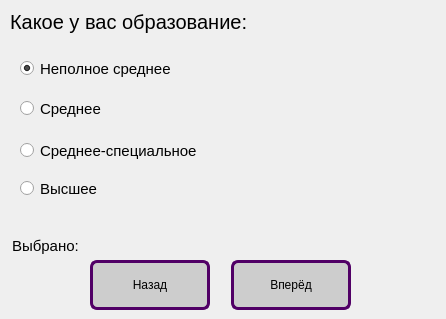
<?xml version="1.0" encoding="UTF-8"?>
<ui version="4.0">
 <class>MainWindow</class>
 <widget class="QMainWindow" name="MainWindow">
  <property name="geometry">
   <rect>
    <x>0</x>
    <y>0</y>
    <width>446</width>
    <height>319</height>
   </rect>
  </property>
  <property name="minimumSize">
   <size>
    <width>446</width>
    <height>319</height>
   </size>
  </property>
  <property name="maximumSize">
   <size>
    <width>446</width>
    <height>319</height>
   </size>
  </property>
  <property name="windowTitle">
   <string>MainWindow</string>
  </property>
  <widget class="QWidget" name="centralwidget">
   <widget class="QLabel" name="label_task">
    <property name="geometry">
     <rect>
      <x>10</x>
      <y>6</y>
      <width>351</width>
      <height>31</height>
     </rect>
    </property>
    <property name="font">
     <font>
      <family>Tahoma</family>
      <pointsize>15</pointsize>
      <weight>9</weight>
      <italic>false</italic>
      <bold>false</bold>
     </font>
    </property>
    <property name="styleSheet">
     <string notr="true">
font: 75 15pt &quot;Tahoma&quot;;</string>
    </property>
    <property name="text">
     <string>Какое у вас образование:</string>
    </property>
   </widget>
   <widget class="QLabel" name="label_img">
    <property name="geometry">
     <rect>
      <x>220</x>
      <y>50</y>
      <width>200</width>
      <height>181</height>
     </rect>
    </property>
    <property name="text">
     <string/>
    </property>
   </widget>
   <widget class="QPushButton" name="btn_next">
    <property name="geometry">
     <rect>
      <x>231</x>
      <y>260</y>
      <width>120</width>
      <height>50</height>
     </rect>
    </property>
    <property name="font">
     <font>
      <family>Tahoma</family>
      <pointsize>9</pointsize>
      <weight>9</weight>
      <italic>false</italic>
      <bold>false</bold>
     </font>
    </property>
    <property name="styleSheet">
     <string notr="true">border: 3px solid #510066;
                    border-radius: 7px;
                    background: #CDCDCD;
                
font: 75 9.4pt &quot;Tahoma&quot;;</string>
    </property>
    <property name="text">
     <string>Вперёд</string>
    </property>
   </widget>
   <widget class="QPushButton" name="btn_back">
    <property name="geometry">
     <rect>
      <x>90</x>
      <y>260</y>
      <width>120</width>
      <height>50</height>
     </rect>
    </property>
    <property name="font">
     <font>
      <family>Tahoma</family>
      <pointsize>9</pointsize>
      <weight>9</weight>
      <italic>false</italic>
      <bold>false</bold>
     </font>
    </property>
    <property name="styleSheet">
     <string notr="true">border: 3px solid #510066;
                    border-radius: 7px;
                    background: #CDCDCD;
                
font: 75 9.4pt &quot;Tahoma&quot;;</string>
    </property>
    <property name="text">
     <string>Назад</string>
    </property>
   </widget>
   <widget class="QLabel" name="label_selected">
    <property name="geometry">
     <rect>
      <x>12</x>
      <y>235</y>
      <width>421</width>
      <height>21</height>
     </rect>
    </property>
    <property name="font">
     <font>
      <family>Tahoma</family>
      <pointsize>11</pointsize>
      <weight>9</weight>
      <italic>false</italic>
      <bold>false</bold>
     </font>
    </property>
    <property name="styleSheet">
     <string notr="true">
                
font: 75 11pt &quot;Tahoma&quot;;</string>
    </property>
    <property name="text">
     <string>Выбрано:</string>
    </property>
   </widget>
   <widget class="QRadioButton" name="radioButton_1">
    <property name="geometry">
     <rect>
      <x>20</x>
      <y>60</y>
      <width>191</width>
      <height>17</height>
     </rect>
    </property>
    <property name="font">
     <font>
      <family>Tahoma</family>
      <pointsize>11</pointsize>
      <weight>9</weight>
      <italic>false</italic>
      <bold>false</bold>
     </font>
    </property>
    <property name="styleSheet">
     <string notr="true">
                
font: 75 11pt &quot;Tahoma&quot;;</string>
    </property>
    <property name="text">
     <string>Неполное среднее</string>
    </property>
    <property name="checked">
     <bool>true</bool>
    </property>
   </widget>
   <widget class="QRadioButton" name="radioButton_2">
    <property name="geometry">
     <rect>
      <x>20</x>
      <y>100</y>
      <width>191</width>
      <height>17</height>
     </rect>
    </property>
    <property name="font">
     <font>
      <family>Tahoma</family>
      <pointsize>11</pointsize>
      <weight>9</weight>
      <italic>false</italic>
      <bold>false</bold>
     </font>
    </property>
    <property name="styleSheet">
     <string notr="true">
                
font: 75 11pt &quot;Tahoma&quot;;</string>
    </property>
    <property name="text">
     <string>Среднее</string>
    </property>
   </widget>
   <widget class="QRadioButton" name="radioButton_3">
    <property name="geometry">
     <rect>
      <x>20</x>
      <y>140</y>
      <width>191</width>
      <height>21</height>
     </rect>
    </property>
    <property name="font">
     <font>
      <family>Tahoma</family>
      <pointsize>11</pointsize>
      <weight>9</weight>
      <italic>false</italic>
      <bold>false</bold>
     </font>
    </property>
    <property name="styleSheet">
     <string notr="true">
                
font: 75 11pt &quot;Tahoma&quot;;</string>
    </property>
    <property name="text">
     <string>Среднее-специальное</string>
    </property>
   </widget>
   <widget class="QRadioButton" name="radioButton_4">
    <property name="geometry">
     <rect>
      <x>20</x>
      <y>180</y>
      <width>191</width>
      <height>17</height>
     </rect>
    </property>
    <property name="font">
     <font>
      <family>Tahoma</family>
      <pointsize>11</pointsize>
      <weight>9</weight>
      <italic>false</italic>
      <bold>false</bold>
     </font>
    </property>
    <property name="styleSheet">
     <string notr="true">
                
font: 75 11pt &quot;Tahoma&quot;;</string>
    </property>
    <property name="text">
     <string>Высшее</string>
    </property>
   </widget>
  </widget>
 </widget>
 <resources/>
 <connections/>
</ui>
